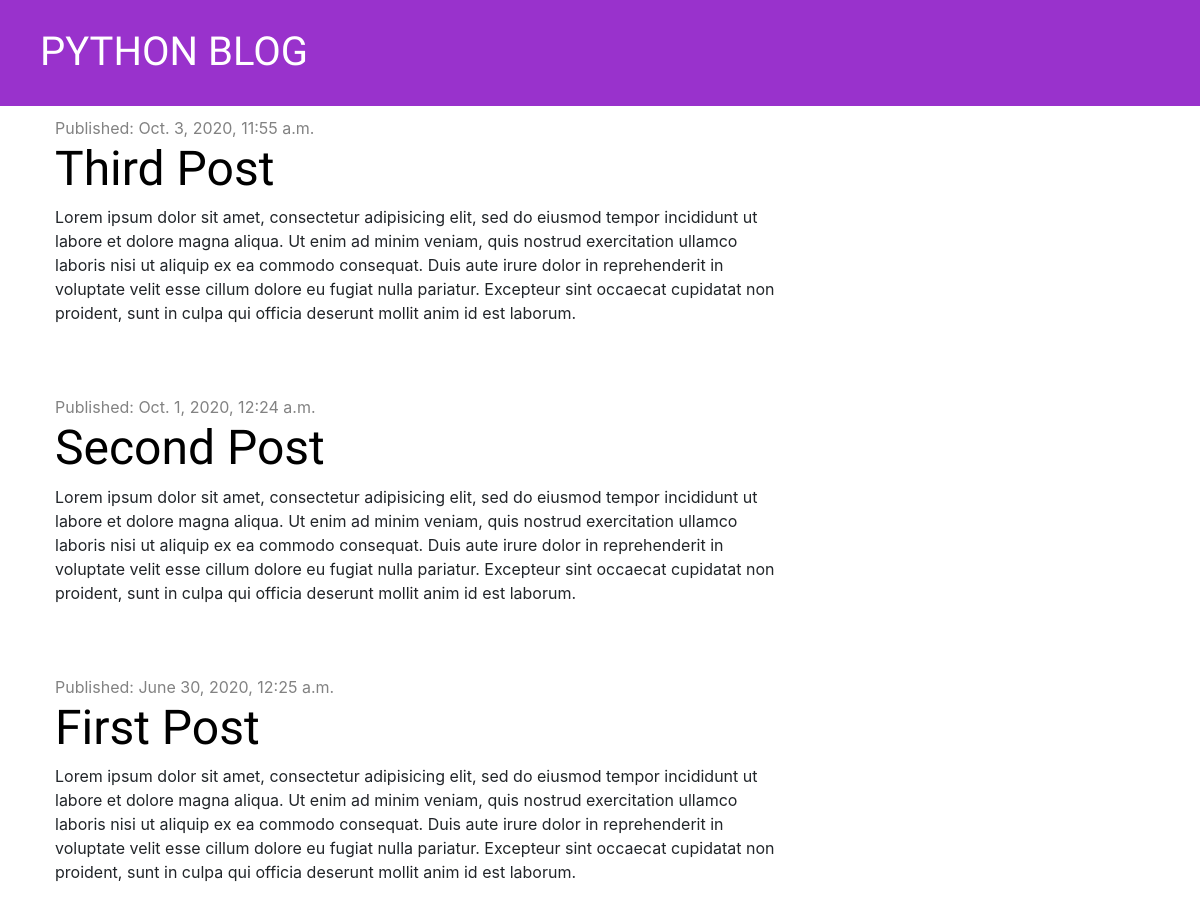
/, run on an earlier commit of the app's database.
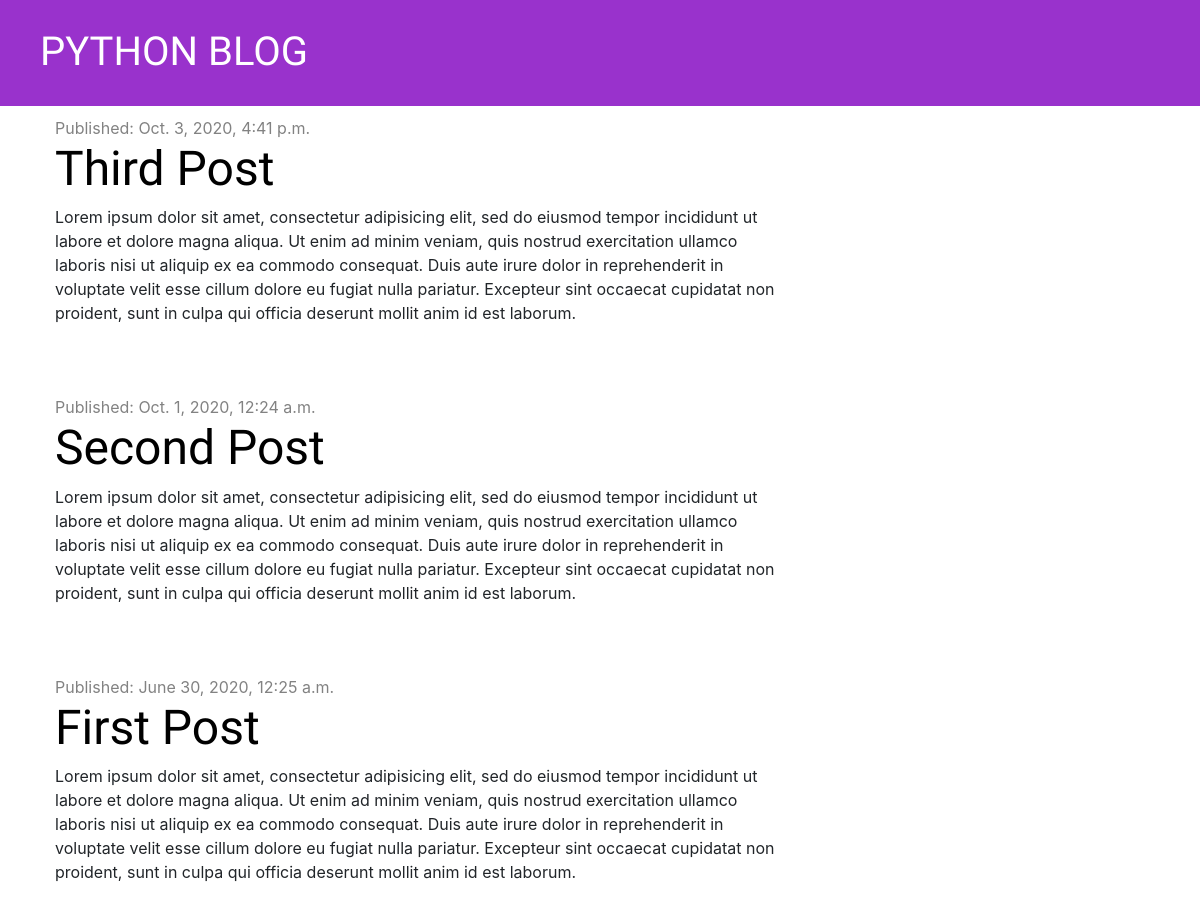
And on a later commit of the database.
### blog/models.py (models this page shows, shortened)
class Post(models.Model):
    author = models.ForeignKey('auth.User', on_delete=models.CASCADE)
    title = models.CharField(max_length=200)
    text = models.TextField()
    created_date = models.DateTimeField(default=timezone.now)
    published_date = models.DateTimeField(blank=True, null=True)

### blog/views.py (the view)
# urls.py: path('', views.index, name='index'),
def index(request):
    posts = Post.objects.filter(published_date__lte=timezone.now()).order_by('-published_date')
    context = {'posts': posts}
    return render(request, 'blog/index.html', context)

### blog/templates/blog/index.html
{% extends 'blog/base.html' %}
{% block content %}
    {% for post in posts %}
        <div class="post">
            <div class="date">
                Published: {{ post.published_date }}
            </div>
            <h1><a href="{% url 'post_detail' pk=post.pk %}">{{ post.title }}</a></h1>
            <p>{{ post.text | linebreaksbr }}</p>
        </div>
    {% endfor %}
{% endblock %}

What changed in the data, as far as the page shows it:
changed Post "Third Post": published_date "Oct. 3, 2020, 11:55 a.m." → "Oct. 3, 2020, 4:41 p.m."
